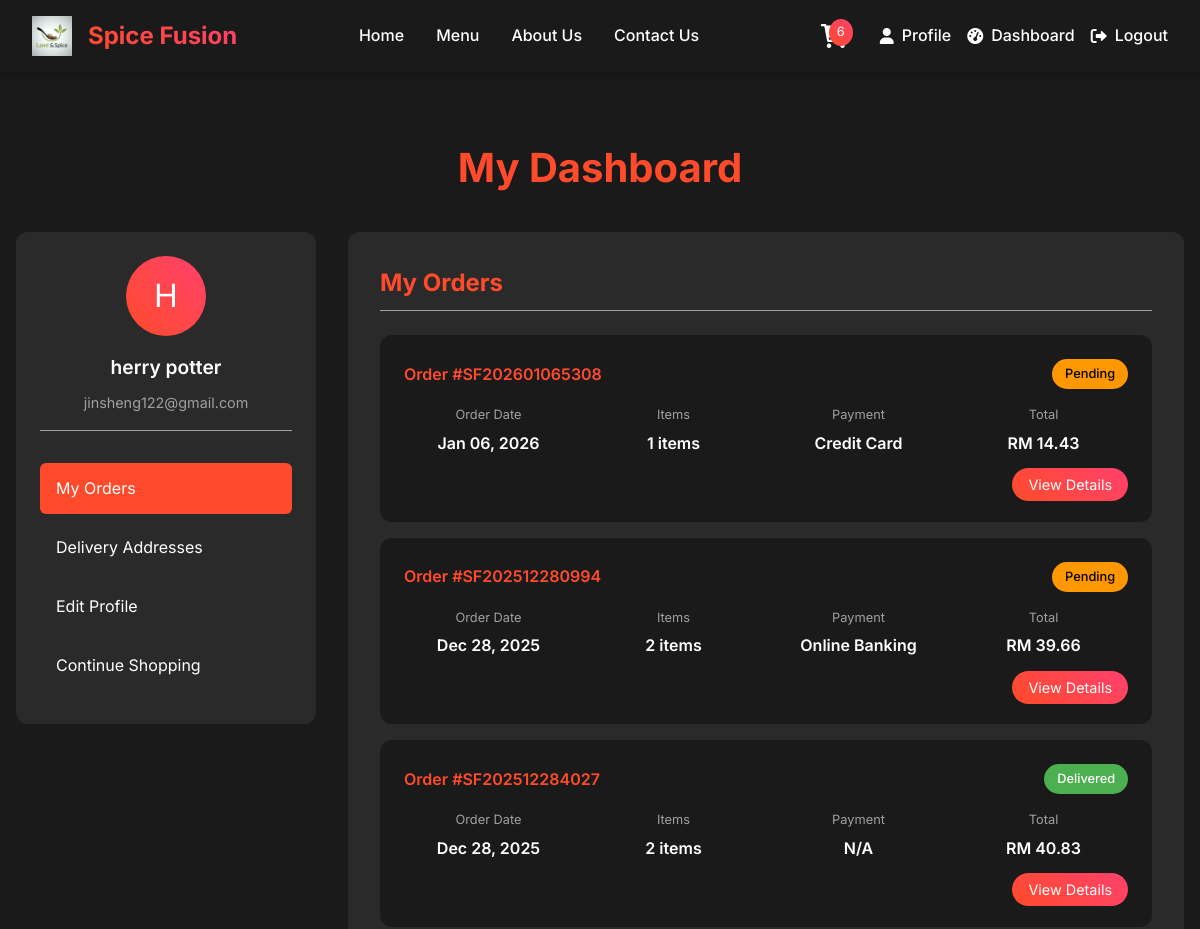
Page /customer/main/dashboard/dashboard.php (signed in, upper part) on the earlier database version.
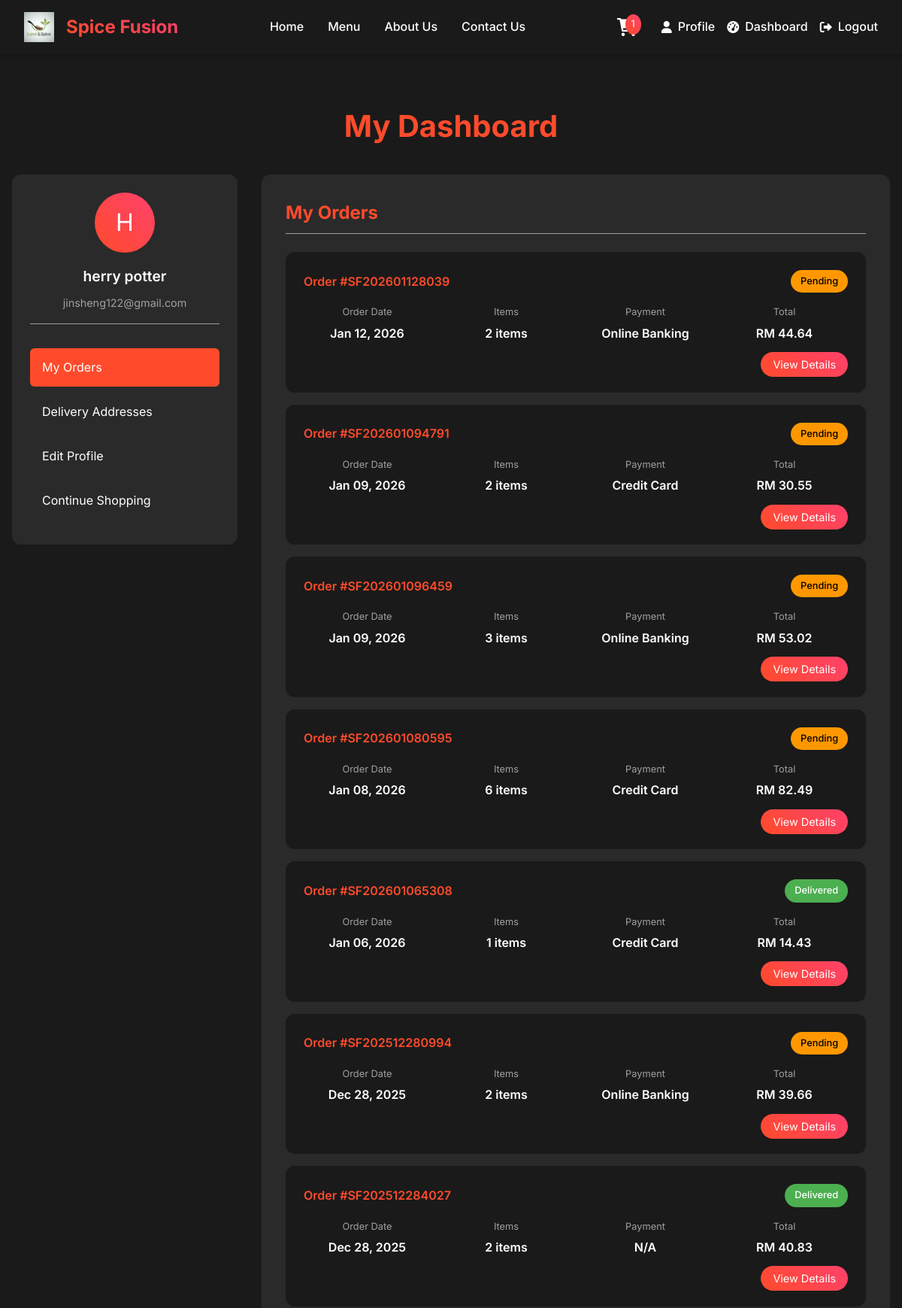
Same page on the later database version.
### tables this page shows
CREATE TABLE `order` (
  `order_id` int(11) NOT NULL,
  `user_id` int(11) NOT NULL,
  `address_id` int(11) DEFAULT NULL,
  `order_number` varchar(50) NOT NULL,
  `order_status` enum('Pending','Confirmed','Preparing','Ready','Out for Delivery','Delivered','Cancelled') DEFAULT 'Pending',
  `order_type` enum('Dine-in','Takeaway','Delivery') DEFAULT 'Delivery',
  `subtotal` decimal(10,2) NOT NULL,
  `tax_amount` decimal(10,2) DEFAULT 0.00,
  `delivery_fee` decimal(10,2) DEFAULT 0.00,
  `total_amount` decimal(10,2) NOT NULL,
  `special_instructions` text DEFAULT NULL,
  `estimated_delivery_time` timestamp NULL DEFAULT NULL,
  `actual_delivery_time` timestamp NULL DEFAULT NULL,
  `created_at` timestamp NOT NULL DEFAULT current_timestamp(),
  `updated_at` timestamp NOT NULL DEFAULT current_timestamp() ON UPDATE current_timestamp()
);

### customer/main/dashboard/dashboard.php (the view, shortened to what the changed rows need)
<?php
$pdo = getDBConnection();
$user_id = getCurrentUserId();
$stmt = $pdo->prepare("
    SELECT o.*, da.address_line1, da.city, da.state, da.postal_code,
           p.payment_method, p.payment_status,
           (SELECT COUNT(*) FROM order_item WHERE order_id = o.order_id) as item_count
    FROM `order` o
    LEFT JOIN delivery_address da ON o.address_id = da.address_id
    LEFT JOIN payment p ON o.order_id = p.order_id
    WHERE o.user_id = ?
    ORDER BY o.created_at DESC
");
$stmt->execute([$user_id]);
$orders = $stmt->fetchAll();
$selected_order = null;
?>
<!DOCTYPE html>
<html lang="en">
<head>
    <link rel="stylesheet" href="https://cdnjs.cloudflare.com/ajax/libs/font-awesome/6.0.0/css/all.min.css">
</head>
<body>
    <?php include_once __DIR__ . '/../../includes/header.php'; ?>
    <div class="dashboard-container">
        <div class="dashboard-header">
            <h1>My Dashboard</h1>
        </div>
        <div class="dashboard-grid">
            <div class="main-content">
                <?php if ($selected_order): ?>
                    <div class="section-header">
                        <h2>Order #<?php echo htmlspecialchars($selected_order['order_number']); ?></h2>
                    </div>
                    <div class="order-card">
                        <div class="order-header">
                            <div class="order-number">Order #<?php echo htmlspecialchars($selected_order['order_number']); ?></div>
                            <div class="order-status status-<?php echo strtolower($selected_order['order_status']); ?>">
                                <?php echo htmlspecialchars($selected_order['order_status']); ?>
                            </div>
                        </div>
                        <div class="order-details">
                            <div class="order-detail">
                                <div class="order-detail-label">Order Date</div>
                                <div class="order-detail-value"><?php echo date('M d, Y', strtotime($selected_order['created_at'])); ?></div>
                            </div>
                            <div class="order-detail">
                                <div class="order-detail-label">Total Amount</div>
                                <div class="order-detail-value">RM <?php echo number_format($selected_order['total_amount'], 2); ?></div>
                            </div>
                            <div class="order-detail">
                                <div class="order-detail-label">Payment Method</div>
                                <div class="order-detail-value"><?php echo htmlspecialchars($selected_order['payment_method'] ?? 'N/A'); ?></div>
                            </div>
                        </div>
                        <div class="order-items">
                            <h4>Order Items</h4>
                            <?php foreach ($order_items as $item): ?>
                                <div class="order-item">
                                    <img src="../../../food_images/<?php echo htmlspecialchars($item['image']); ?>"
                                        alt="<?php echo htmlspecialchars($item['product_name']); ?>" class="item-image">
                                    <div class="item-details">
                                        <div class="item-name"><?php echo htmlspecialchars($item['product_name']); ?></div>
                                        <div class="item-quantity">Qty: <?php echo $item['quantity']; ?></div>
                                    </div>
                                    <div style="text-align: right;">
                                        <div class="item-price">RM <?php echo number_format($item['total_price'], 2); ?></div>
                                        <?php if (strtolower($selected_order['order_status']) === 'delivered'): ?>
                                            <button onclick='openReviewModal(<?php echo json_encode([
                                                "product_id" => $item["product_id"],
                                                "product_name" => $item["product_name"],
                                                "order_id" => $selected_order["order_id"]
                                            ]); ?>)'
                                            style="margin-top: 5px; padding: 5px 10px; font-size: 0.8rem; background: transparent; border: 1px solid var(--primary-color); color: var(--primary-color); border-radius: 4px; cursor: pointer;">
                                                <i class="far fa-star"></i> Rate & Review
                                            </button>
                                        <?php endif; ?>
                                    </div>
                                </div>
                            <?php endforeach; ?>
                        </div>
                        <?php if ($selected_order['special_instructions']): ?>
                            <div style="margin-top: 1rem; padding-top: 1rem; border-top: 1px solid var(--text-gray);">
                                <strong>Special Instructions:</strong><br>
                                <?php echo htmlspecialchars($selected_order['special_instructions']); ?>
                            </div>
                        <?php endif; ?>
                        <div style="margin-top: 1rem; padding-top: 1rem; border-top: 1px solid var(--text-gray);">
                            <strong>Delivery Address:</strong><br>
                            <?php echo htmlspecialchars($selected_order['address_line1']); ?><br>
                            <?php if ($selected_order['address_line2']): ?>
                                <?php echo htmlspecialchars($selected_order['address_line2']); ?><br>
                            <?php endif; ?>
                            <?php echo htmlspecialchars($selected_order['city'] . ', ' . $selected_order['state'] . ' ' . $selected_order['postal_code']); ?>
                        </div>
                        <div style="margin-top: 1.5rem; padding-top: 1.5rem; border-top: 1px solid var(--text-gray); display: flex; gap: 1rem;">
                            <a href="../../api/download_receipt.php?order_id=<?php echo $selected_order['order_id']; ?>" class="view-order-btn" target="_blank" style="background: var(--gradient-primary); color: white; text-decoration: none; padding: 0.75rem 1.5rem; border-radius: 8px; display: inline-flex; align-items: center; gap: 0.5rem;">
                                <i class="fas fa-download"></i> Download Receipt (PDF)
                            </a>
                        </div>
                    </div>
                    <a href="dashboard.php" class="view-order-btn">Back to Orders</a>
                <?php else: ?>
                    <div id="orders-section">
                        <div class="section-header">
                            <h2>My Orders</h2>
                        </div>
                        <?php if (empty($orders)): ?>
                            <div style="text-align: center; padding: 3rem;">
                                <h3>No orders yet</h3>
                                <p>Start ordering delicious food from Spice Fusion!</p>
                                <a href="../index/index.php" class="view-order-btn">Browse Menu</a>
                            </div>
                        <?php else: ?>
                            <?php foreach ($orders as $order): ?>
                                <div class="order-card">
                                    <div class="order-header">
                                        <div class="order-number">Order #<?php echo htmlspecialchars($order['order_number']); ?></div>
                                        <div class="order-status status-<?php echo strtolower($order['order_status']); ?>">
                                            <?php echo htmlspecialchars($order['order_status']); ?>
                                        </div>
                                    </div>
                                    <div class="order-details">
                                        <div class="order-detail">
                                            <div class="order-detail-label">Order Date</div>
                                            <div class="order-detail-value"><?php echo date('M d, Y', strtotime($order['created_at'])); ?></div>
                                        </div>
                                        <div class="order-detail">
                                            <div class="order-detail-label">Items</div>
                                            <div class="order-detail-value"><?php echo $order['item_count']; ?> items</div>
                                        </div>
                                        <div class="order-detail">
                                            <div class="order-detail-label">Payment</div>
                                            <div class="order-detail-value"><?php echo htmlspecialchars($order['payment_method'] ?? 'N/A'); ?></div>
                                        </div>
                                        <div class="order-detail">
                                            <div class="order-detail-label">Total</div>
                                            <div class="order-detail-value">RM <?php echo number_format($order['total_amount'], 2); ?></div>
                                        </div>
                                    </div>
                                    <div class="order-actions">
                                        <a href="?order_id=<?php echo $order['order_id']; ?>" class="view-order-btn">View Details</a>
                                    </div>
                                </div>
                            <?php endforeach; ?>
                        <?php endif; ?>
                    </div>
                <?php endif; ?>
            </div>
        </div>
    </div>
</body>
</html>

### customer/includes/header.php (shortened to what the changed rows need)
<?php
$cart_count = 0;
if (isLoggedIn()) {
    $pdo = getDBConnection();
    $stmt = $pdo->prepare("SELECT SUM(quantity) FROM shopping_cart WHERE user_id = ?");
    $stmt->execute([getCurrentUserId()]);
    $count = $stmt->fetchColumn();
    if ($count) {
        $cart_count = $count;
    }
}
?>
<!DOCTYPE html>
<link rel="stylesheet" href="../includes/styles.css">
<link rel="stylesheet" href="https://cdnjs.cloudflare.com/ajax/libs/font-awesome/6.0.0/css/all.min.css">
<header class="main-header">
    <nav class="nav-container">
        <div class="nav-right">
            <div class="cart-icon">
                <a href="../cart/cart.php" class="cart-link">
                    <i class="fa-solid fa-cart-shopping icon-cart" aria-hidden="true"></i>
                    <span class="cart-count" aria-label="Items in cart"><?php echo $cart_count; ?></span>
                </a>
            </div>
        </div>
    </nav>
</header>

Differences in the rows shown:
added order: order_number "SF202601128039", order_status "Pending", created_at "Jan 12, 2026", item_count "2", payment_method "Online Banking", total_amount "44.64"
added order: order_number "SF202601094791", order_status "Pending", created_at "Jan 09, 2026", item_count "2", payment_method "Credit Card", total_amount "30.55"
added order: order_number "SF202601096459", order_status "Pending", created_at "Jan 09, 2026", item_count "3", payment_method "Online Banking", total_amount "53.02"
added order: order_number "SF202601080595", order_status "Pending", created_at "Jan 08, 2026", item_count "6", payment_method "Credit Card", total_amount "82.49"
changed order "SF202601065308": order_status "Pending" → "Delivered"
Other differences:
$cart_count: "6" → "1"
